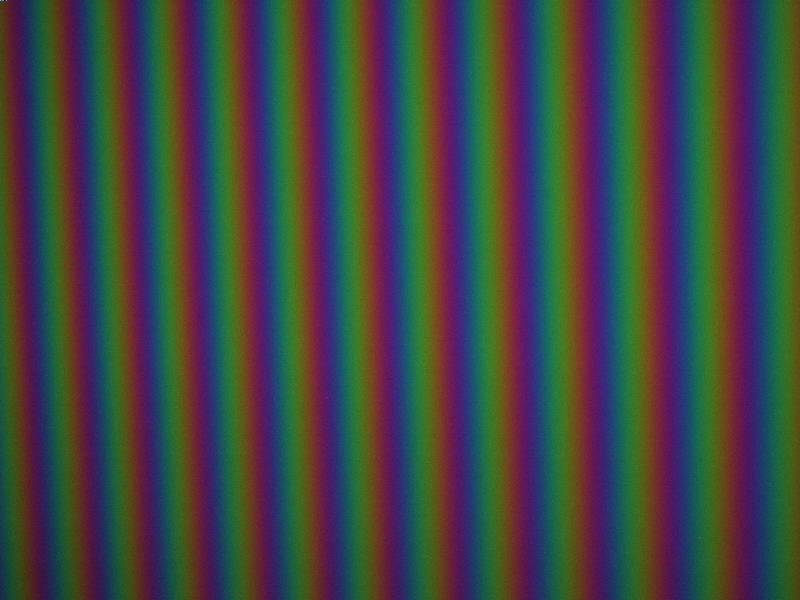
%> input picture ParallelPhaseUnwrap/Close/fringe1.png, 800 x 600 px; the run also reads 1 picture not shown here
$ octave main.m   (GNU Octave 9; MATLAB toolbox functions it lacks are replaced by stand-ins)
%> lines starting %> are read from the running program, lines starting %| are printed output that depends on the picture
### ParallelPhaseUnwrap/fringe2phase.m
function [ phi1, phi2, phi12 ] = fringe2phase( fringe1, fringe2 )

% Wrap the phase
phi1 = atan2((sqrt(3.0) .* (fringe1(:,:,1) - fringe1(:,:,3))), (2.0 .* fringe1(:,:,2)) - fringe1(:,:,1) - fringe1(:,:,3));
phi2 = atan2((sqrt(3.0) .* (fringe2(:,:,1) - fringe2(:,:,3))), (2.0 .* fringe2(:,:,2)) - fringe2(:,:,1) - fringe2(:,:,3));

h = fspecial('gaussian', [7 7], 7/3);
phi1C = imfilter(cos(phi1), h);
phi1S = imfilter(sin(phi1), h);
phi2C = imfilter(cos(phi2), h);
phi2S = imfilter(sin(phi2), h);

phi1 = atan2(phi1S, phi1C);
phi2 = atan2(phi2S, phi2C);

% Calculate equivalent wavelengths
phi12 = mod(phi1 - phi2, 2.0 * pi);
gamma1 = sqrt( ( 2 .* fringe1(:,:,2) - fringe1(:,:,1) - fringe1(:,:,3) ).^2 + ...
    3 .* ( fringe1(:,:,1) - fringe1(:,:,3) ).^2 ) ./ (fringe1(:,:,1) + fringe1(:,:,2) + fringe1(:,:,3));

gamma2 = sqrt( ( 2 .* fringe2(:,:,2) - fringe2(:,:,1) - fringe2(:,:,3) ).^2 + ...
    3 .* ( fringe2(:,:,1) - fringe2(:,:,3) ).^2 ) ./ (fringe2(:,:,1) + fringe2(:,:,2) + fringe2(:,:,3));
gamma = min(gamma1, gamma2);

end

### ParallelPhaseUnwrap/main.m
%% Constants
pitch1 = 54;
pitch2 = 60;
pitch12 = (pitch1 * pitch2) / abs(pitch1 - pitch2);
fringeCount = 6;

width = 800;
height = 600;

min = 158;
max = 257;

%% Phase Unwrapping Line
m = 2 * pi / pitch12;
b = (-pi * (max + min) ) / pitch12;
unwrappingLine = @(x) m * x + b;

%% Fringe loading
close1 = double(imread('Close/fringe1.png'));
close2 = double(imread('Close/fringe2.png'));
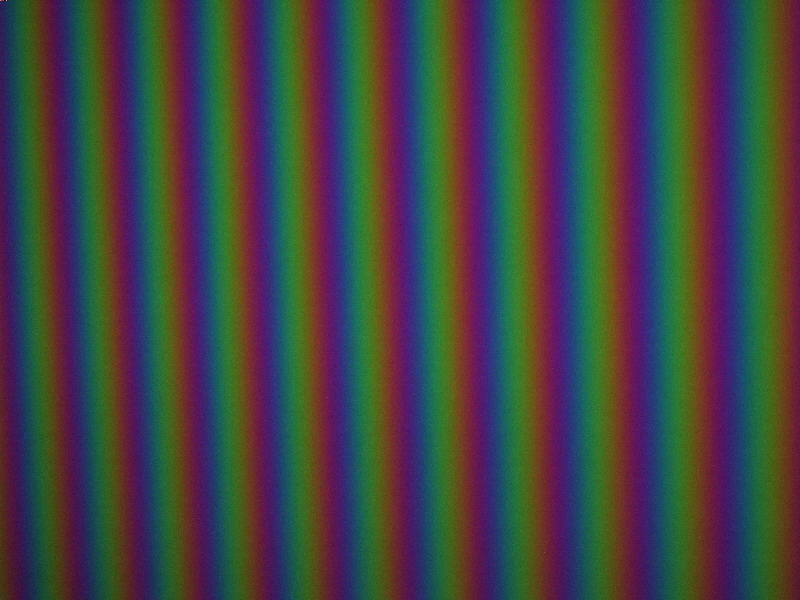
%> input picture ParallelPhaseUnwrap/Close/fringe2.png, 800 x 600 px

med1 = double(imread('Med/fringe1.png'));
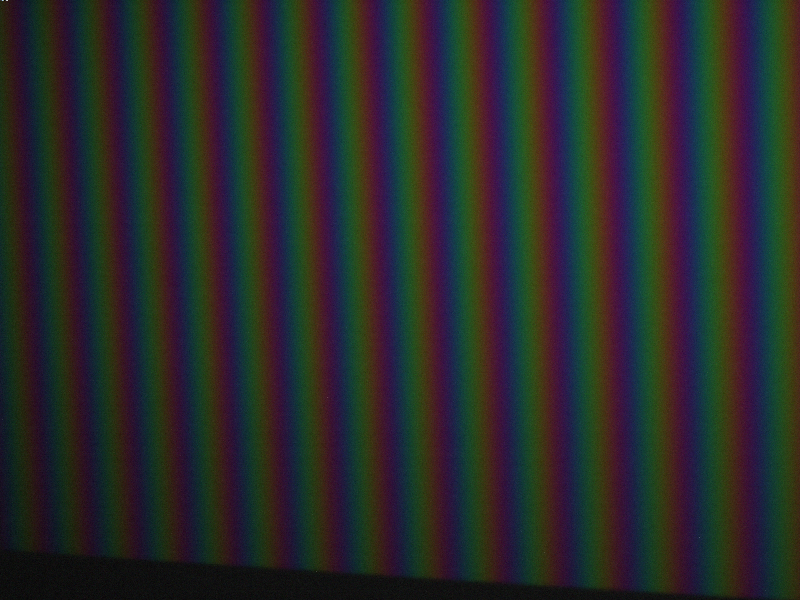
%> input picture ParallelPhaseUnwrap/Med/fringe1.png, 800 x 600 px
med2 = double(imread('Med/fringe2.png'));
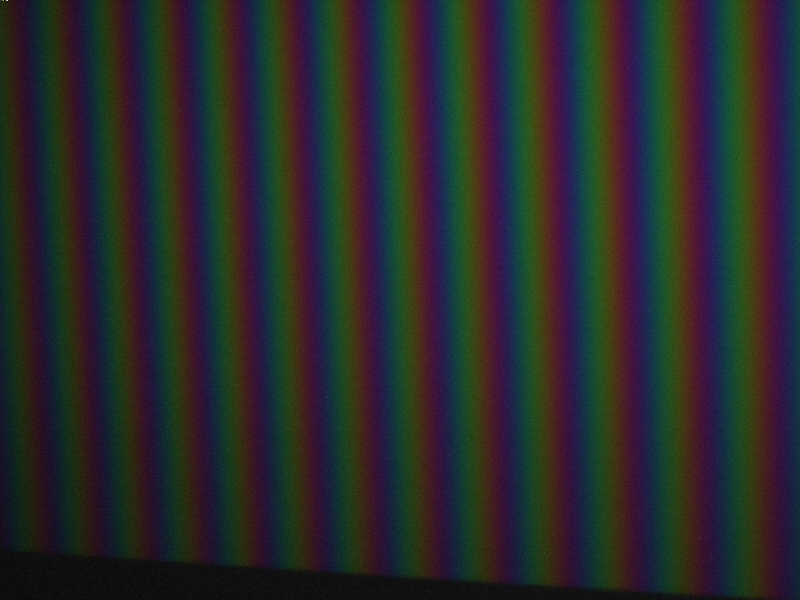
%> input picture ParallelPhaseUnwrap/Med/fringe2.png, 800 x 600 px

far1 = double(imread('Far/fringe1.png'));
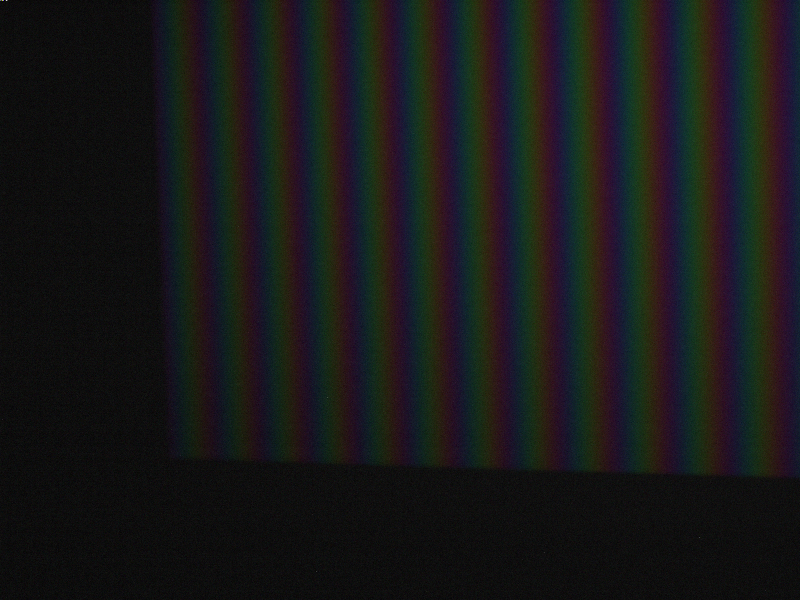
%> input picture ParallelPhaseUnwrap/Far/fringe1.png, 800 x 600 px
far2 = double(imread('Far/fringe2.png'));

%% Wrapping
[c1, c2, c12] = fringe2phase( close1, close2 );
[m1, m2, m12] = fringe2phase( med1, med2 );
[f1, f2, f12] = fringe2phase( far1, far2 );
%> in fringe2phase (call 3), `phi2 = atan2(phi2S, phi2C);`:
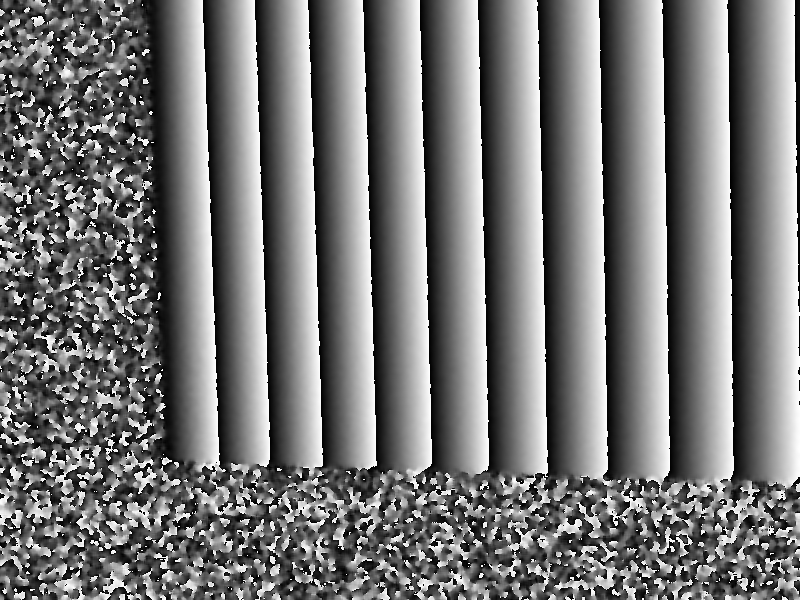
%> phi2: size 600x800 double; min -3.14, max 3.14, mean -0.23; drawn with min black and max white
%> in fringe2phase (call 3), `phi12 = mod(phi1 - phi2, 2.0 * pi);`:
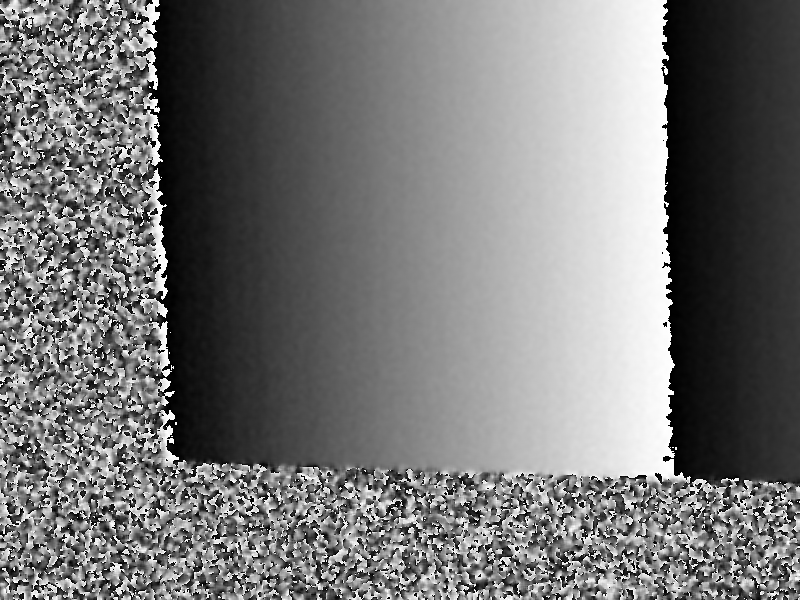
%> phi12: size 600x800 double; min 1.41e-05, max 6.28, mean 2.93; drawn with min black and max white
%> in fringe2phase (call 3), `gamma = min(gamma1, gamma2);`:
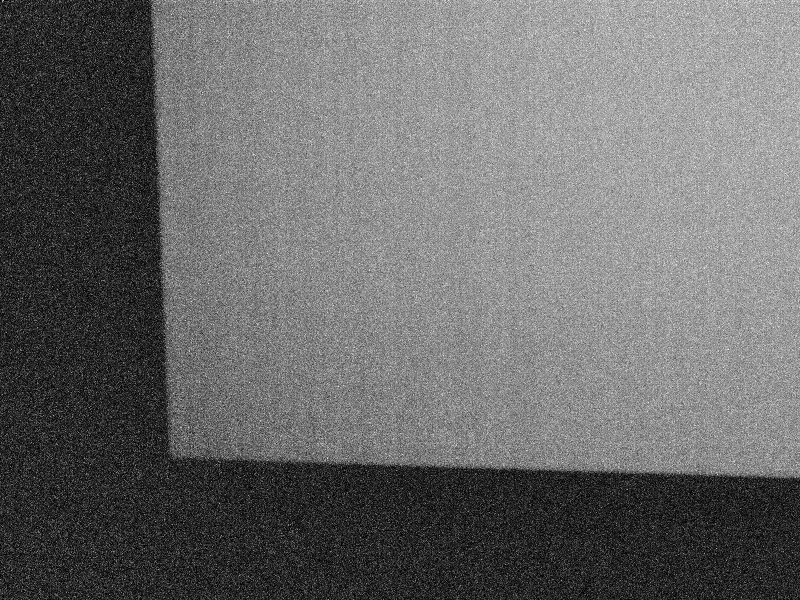
%> gamma: size 600x800 double; 0% of the values are NaN or infinite; the others: min 0, max 0.783, mean 0.327; drawn with min black, max white, NaN and infinite black

%% Plot
f12(200, 1:150) = 0;

figure;
hold on;
plot(c12(200, :), 'r');
plot(m12(200, :), 'g');
plot(f12(200, :), 'b');
plot(unwrappingLine(1:800), 'k');

%% Unwrapping
for w = 1 : width
    for h = 1 : height
        c12(h,w) = c12(h,w) + (c12(h,w) < unwrappingLine(w)) * 2 * pi;
        m12(h,w) = m12(h,w) + (m12(h,w) < unwrappingLine(w)) * 2 * pi;
        f12(h,w) = f12(h,w) + (f12(h,w) < unwrappingLine(w)) * 2 * pi;
    end
end

%% Test Plot
figure;
hold on;
plot(c12(200,:), 'r');
plot(m12(200,:), 'g');
plot(f12(200,:), 'b');

%% Unwrap phi1
kc = floor((c12 * (pitch12/pitch1) - c1) / (2.0 * pi));
km = floor((m12 * (pitch12/pitch1) - m1) / (2.0 * pi));
kf = floor((f12 * (pitch12/pitch1) - f1) / (2.0 * pi));

% This phase should be unwrapped
c = c1 + kc * 2.0 * pi;
m = m1 + km * 2.0 * pi;
f = f1 + kf * 2.0 * pi;

%% Test Plot
figure;
hold on;
plot(c(200,:), 'r');
plot(m(200,:), 'g');
plot(f(200,:), 'b');
